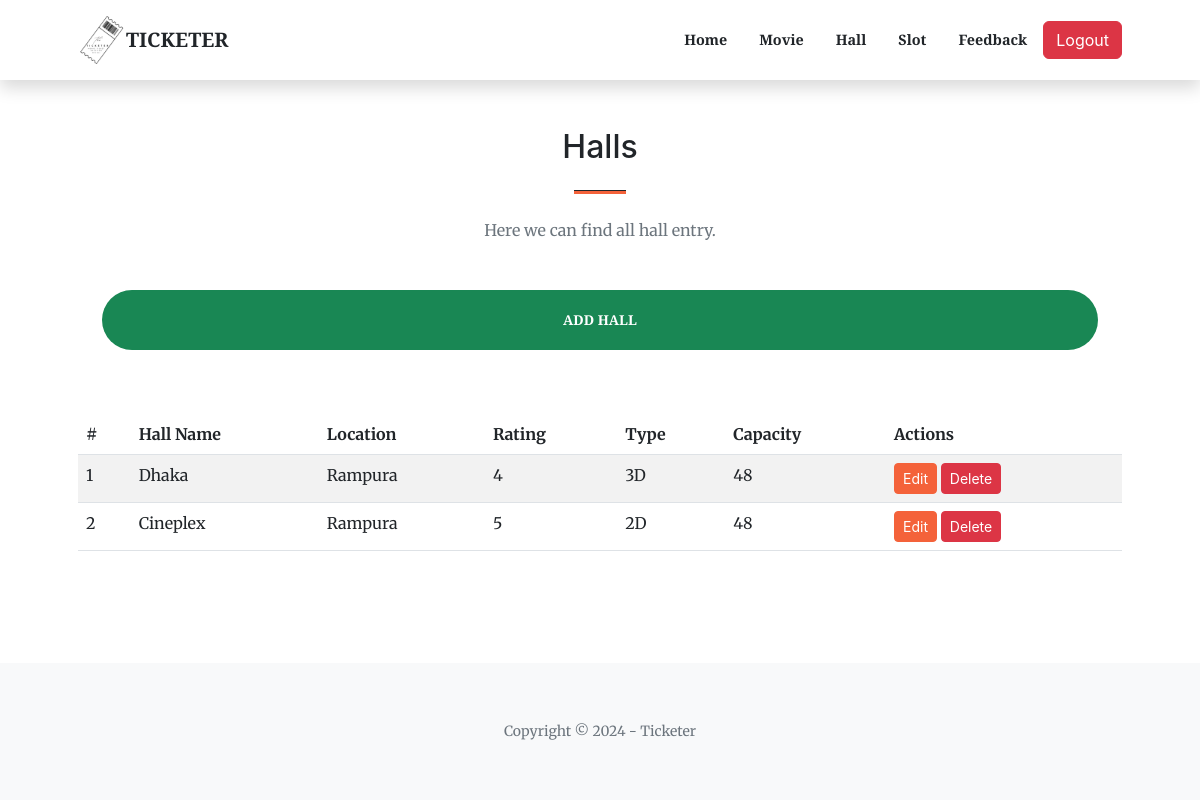
The page /admin/hall.php (signed in) on the database its author committed.
### tables this page shows
CREATE TABLE `halltable` (
  `hallId` int(11) NOT NULL,
  `hallname` varchar(100) NOT NULL,
  `location` varchar(1000) NOT NULL,
  `rating` int(11) NOT NULL,
  `type` varchar(100) NOT NULL,
  `capacity` int(11) NOT NULL DEFAULT 48
);

### admin/hall.php (the view, shortened to what this page needs)
<?php
include './includes/header.php';
?>
<?php
include './includes/dbcon.php';
$sql = "SELECT hallId, hallname, location, rating, type, capacity FROM halltable";
$result = $conn->query($sql);
?>
<section class="page-section">
    <div class="container px-4 px-lg-5">
        <div class="row gx-4 gx-lg-5 justify-content-center">
            <div class="col-lg-8 col-xl-6 text-center">
                <h2 class="mt-0">Halls</h2>
                <hr class="divider" />
                <p class="text-muted mb-5">Here we can find all hall entry.</p>
            </div>
            <div class="container px-4 px-lg-5">
                <div class="d-grid">
                    <button class="btn btn-success btn-xl mb-3" id="AddHallBtn">Add Hall</button>
                </div>
            </div>
        </div>
        <div class="table-container">
            <table class="table table-striped">
                <thead>
                    <tr>
                        <th>#</th>
                        <th>Hall Name</th>
                        <th>Location</th>
                        <th>Rating</th>
                        <th>Type</th>
                        <th>Capacity</th>
                        <th>Actions</th>
                    </tr>
                </thead>
                <tbody>
                    <?php
                    if ($result->num_rows > 0) {
                        $count = 1;
                        while ($row = $result->fetch_assoc()) {
                            echo "<tr>";
                            echo "<td>" . $count . "</td>";
                            echo "<td>" . $row["hallname"] . "</td>";
                            echo "<td>" . $row["location"] . "</td>";
                            echo "<td>" . $row["rating"] . "</td>";
                            echo "<td>" . $row["type"] . "</td>";
                            echo "<td>" . $row["capacity"] . "</td>";
                            echo "<td>
                            <button class='btn btn-primary btn-sm editHallBtn'hallid='" . $row["hallId"] . "'hallname='" . $row["hallname"] . "'location='" . $row["location"] . "'rating='" . $row["rating"] . "'type='" . $row["type"] . "'>Edit</button>
                            <button class='btn btn-danger btn-sm deleteHallBtn'hallid='" . $row["hallId"] . "'>Delete</button>
                            </td>";
                            echo "</tr>";
                            $count++;
                        }
                    } else {
                        echo "<tr><td colspan='7'>No records found</td></tr>";
                    }
                    ?>
                </tbody>
            </table>
        </div>
    </div>
</section>
<footer class="fixed-footer">
        <?php include './includes/footer.php'; ?>

### admin/hall.php (style rules this page uses)
html, body { height: 100%; margin: 0; }
.fixed-footer { position: fixed; bottom: 0; width: 100%; background-color: #f8f9fa; padding: 10px 0; text-align: center; }

### rows shown on the page
halltable: hallname "Dhaka", location "Rampura", rating "4", type "3D", capacity "48"
halltable: hallname "Cineplex", location "Rampura", rating "5", type "2D", capacity "48"
